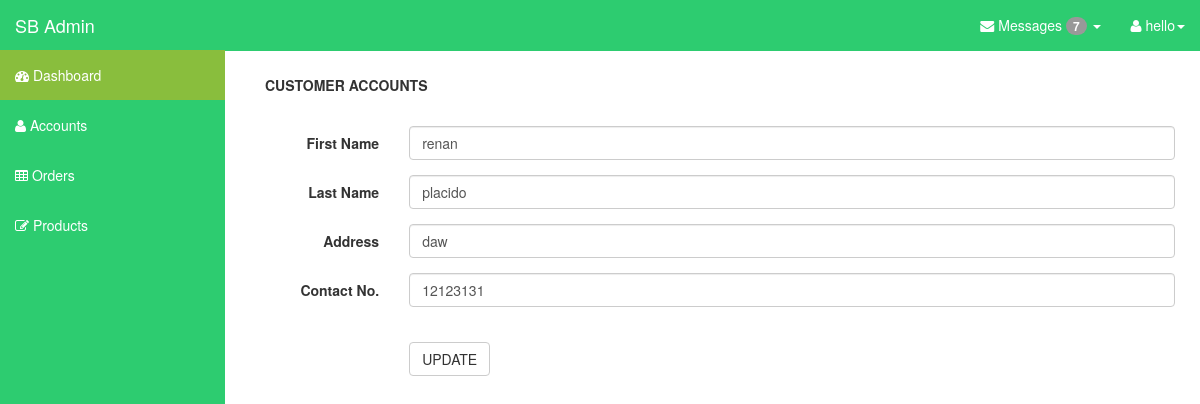
The app's page /sb-admin/edit-accounts.php?id=17 (signed in) with its own data.
### tables this page shows
CREATE TABLE IF NOT EXISTS `accounts` (
  `user_id` int(11) NOT NULL AUTO_INCREMENT,
  `fname` varchar(25) NOT NULL,
  `lname` varchar(25) NOT NULL,
  `email` varchar(50) NOT NULL,
  `password` varchar(50) NOT NULL,
  `address` varchar(250) NOT NULL,
  `contact_no` int(20) NOT NULL,
  `status` int(5) NOT NULL,
  `usertype` int(10) NOT NULL,
  `codenum` text NOT NULL,
  PRIMARY KEY (`user_id`)
);

### sb-admin/edit-accounts.php (the view, shortened to what this page needs)
<!DOCTYPE html>
<html lang="en">
  <head>
    <link href="css/bootstrap.css" rel="stylesheet">
    <link href="css/sb-admin.css" rel="stylesheet">
    <link rel="stylesheet" href="font-awesome/css/font-awesome.min.css">
    <link rel="stylesheet" href="http://cdn.oesmith.co.uk/morris-0.4.3.min.css">
  </head>
  <body>
    <div id="wrapper">
      <nav class="navbar navbar-inverse navbar-fixed-top" role="navigation">
        <div class="navbar-header">
          <a class="navbar-brand" href="index.php">SB Admin</a>
        </div>
        <div class="collapse navbar-collapse navbar-ex1-collapse">
           <ul class="nav navbar-nav side-nav">
            <li class="active"><a href="index.php"><i class="fa fa-dashboard"></i> Dashboard</a></li>
            <li><a href="accounts.php"><i class="fa fa-user"></i> Accounts</a></li>
            <li><a href="order.php"><i class="fa fa-table"></i> Orders</a></li>
            <li><a href="products-cms.php"><i class="fa fa-edit"></i> Products</a></li>
          </ul>
          <ul class="nav navbar-nav navbar-right navbar-user">
            <li class="dropdown messages-dropdown">
              <a href="#" class="dropdown-toggle" data-toggle="dropdown"><i class="fa fa-envelope"></i> Messages <span class="badge">7</span> <b class="caret"></b></a>
            </li>
            <li class="dropdown user-dropdown">
              <a href="#" class="dropdown-toggle" data-toggle="dropdown"><i class="fa fa-user"></i>  <?php echo $_SESSION['fname'];?><b class="caret"></b></a>
            </li>
          </ul>
        </div>
      </nav>
      <div id="page-wrapper">
                <div class="panel-heading"><b>CUSTOMER ACCOUNTS</b></div>
			<br>
			 <?php
				$newid = $_GET['id'];
				$sql = "SELECT * FROM accounts WHERE user_id = $newid";
				$result = mysql_query($sql);
				while ($row = mysql_fetch_array($result))
				{
			?>
			 <form class="form-horizontal" role="form" action="" method="post" >
				<div class="form-group">
                    <label for="description" class="col-sm-2 control-label">First Name</label>
                    <div class="col-sm-10">
                        <input type="name" name="fname" class="form-control" id="description"  value="<?php echo $row['fname']; ?>">
					</div>
                </div>
				<div class="form-group">
                    <label for="description" class="col-sm-2 control-label">Last Name</label>
                    <div class="col-sm-10">
                        <input type="name" name="lname" class="form-control" id="description"  value="<?php echo $row['lname']; ?>">
					</div>
                </div>
                <div class="form-group">
                    <label for="price" class="col-sm-2 control-label">Address</label>
                    <div class="col-sm-10">
                        <input type="text" name="address" class="form-control" id="price" value="<?php echo $row['address']; ?>">
                    </div>
                </div>
                <div class="form-group">
                    <label for="price" class="col-sm-2 control-label">Contact No.</label>
                    <div class="col-sm-10">
                        <input type="text" name="contactno" class="form-control" id="price" value="<?php echo $row['contact_no']; ?>">
                    </div>
                </div>
				<br>
				<?php
				}
				?>
				<div class="form-group">
                    <div class="col-sm-offset-2 col-sm-10">
                        <button type="submit" name="submit" class="btn btn-default">UPDATE</button>
                    </div>
                </div>
            </form>
        </div>
        </div>
  </body>
</html>

### sb-admin/css/sb-admin.css (style rules this page uses)
body { margin-top: 50px; }
#wrapper { padding-left: 0; }
#page-wrapper { width: 100%; padding: 5px 15px; }
@media (min-width:768px) { #wrapper { padding-left: 225px; } }
@media (min-width:768px) { #page-wrapper { padding: 15px 25px; } }
@media (min-width:768px) { .side-nav { margin-left: -225px; left: 225px; width: 225px; position: fixed; top: 50px; height: 100%; border-radius: 0; border: none; background-color: #2dcc70; overflow-y: auto; } }
@media (min-width:768px) { .side-nav>li>a { width: 225px; } }
@media (min-width:768px) { .navbar-collapse { padding-left: 15px !important; padding-right: 15px !important; } }

### records on screen
accounts: fname "renan", lname "placido", address "daw", contactno "12123131"

### other values on screen
$_SESSION['fname'] "hello"
